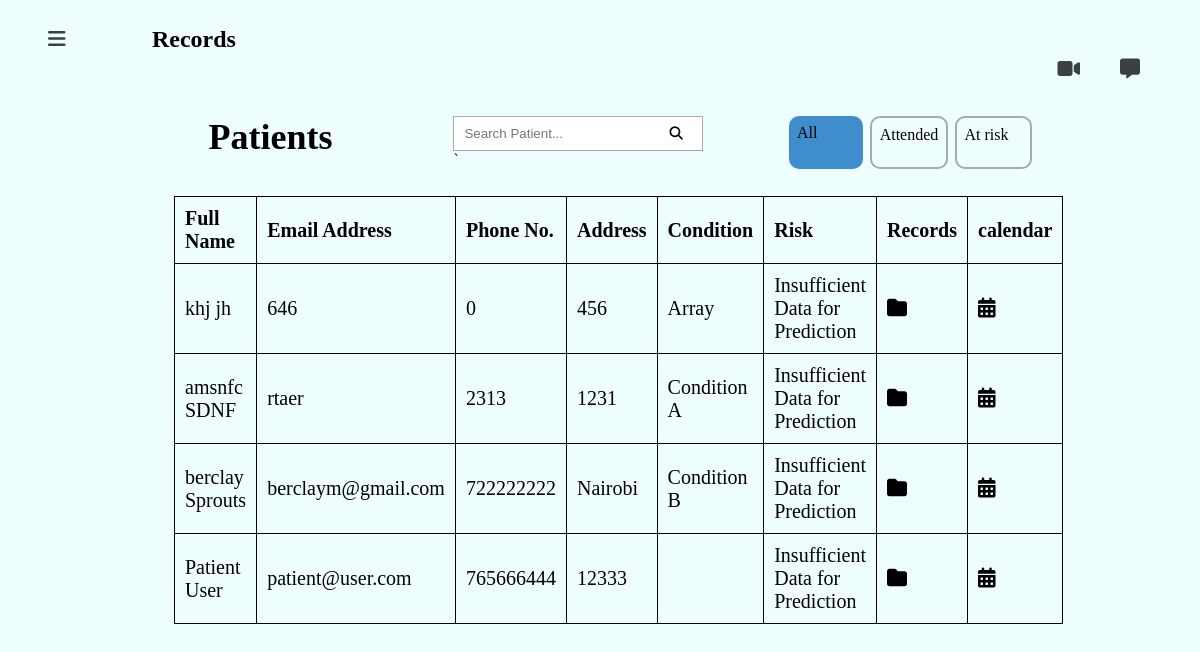
The page /patient-records.php (signed in) on the database its author committed.
### tables this page shows
CREATE TABLE `regpatients` (
  `id` int(11) NOT NULL,
  `firstName` varchar(50) NOT NULL,
  `lastName` varchar(50) NOT NULL,
  `emailAddress` varchar(50) NOT NULL,
  `institution` varchar(100) NOT NULL,
  `password` text DEFAULT NULL,
  `illness` varchar(200) NOT NULL,
  `address` varchar(200) NOT NULL,
  `age` int(11) NOT NULL,
  `gender` varchar(10) NOT NULL,
  `phoneNumber` int(12) NOT NULL,
  `status` int(11) NOT NULL,
  `profilePhoto` blob NOT NULL,
  `date_registered` datetime NOT NULL DEFAULT current_timestamp(),
  `date_updated` datetime NOT NULL DEFAULT current_timestamp() ON UPDATE current_timestamp()
);

### risk-prediction.php (called while the page is built, shortened)
<?php
include_once 'conn.php';
$userID = $_SESSION['id'];
for ($i = 0; $i < 7; $i++) {
    $sleepTableName = 'patientsleeplog';
    $mealsTableName = 'patientsmeallog';
    $exerciseTableName = 'patientsexerciselog';
    $sleepData = array();
    $mealsData = array();
    $exerciseData = array();
    $riskLevels = array();
    fetchDataForDay($conn, $userID, $sleepTableName, $sleepData, $mealsData, $exerciseData, $riskLevels, $i);
    fetchDataForDay($conn, $userID, $mealsTableName, $sleepData, $mealsData, $exerciseData, $riskLevels, $i);
    fetchDataForDay($conn, $userID, $exerciseTableName, $sleepData, $mealsData, $exerciseData, $riskLevels, $i);
    if (count($riskLevels) > 0) {
        $samples = [];
        foreach ($riskLevels as $key => $value) {
            $samples[] = [$sleepData[$key], $mealsData[$key], $exerciseData[$key]];
        }
        $labels = $riskLevels;
        $classifier = new KNearestNeighbors();
        $classifier->train($samples, $labels);
        $latestData = [$sleepData[count($riskLevels) - 1], $mealsData[count($riskLevels) - 1], $exerciseData[count($riskLevels) - 1]];
        $predictedRiskLevel = $classifier->predict($latestData);
    } else {
        $predictedRiskLevel = 3;
    }
}
?>

### patient-records.php (the view, shortened to what this page needs)
<!DOCTYPE html>
<html lang="en">
<head>
    <link rel="stylesheet" href="style.css">
</head>
<body class="profileBody" id="patient-records" >
    <div class="header">
        <?php include_once 'notif-menu.php';?>
    </div>
    <div class="mainBody" id="patient-records-section">
        <section class="main-section" id="patient-records-main-section">
        <div class="records-header">
            <h2>Patients</h2>
            <div class="search-bar" style="width:100%;display:flex;flex-direction:column;">
                <form action = "" method = "GET" class = "form-inline" style="width:100%">
                    <input id="search" name = "keyword" type = "text" placeholder = "Search Patient..." class = "form-control" value = "<?php echo isset($_POST['keyword'])?$_POST['keyword']:''?>"/>
                    <button class="search-btn" type="submit" name = "search"><i class="fa fa-search"></i></button>
                </form>
        `   </div>
            <div class="search-indicators">
                <span id="all-indicator" onclick="sort('all')">All</span>
                <span id="attended-indicator" onclick="sort('my-dosage')">Attended</span>
                <span id="atRisk-indicator" onclick="sort('at-risk')">At risk</span>
            </div>
        </div>
        <table>
        <?php
            $username = $_SESSION['username'];
            $id = $_SESSION['id'];
            $institution = '';
            $records = '';
            if($_SESSION['category'] == 'doctor'){
                $institutionName = mysqli_query($conn,"SELECT institution FROM regDoctors where id='$id'");
                if (mysqli_num_rows($institutionName) > 0) {
                    $i=0;
                    while($result = mysqli_fetch_array($institutionName)) {
                        $institution .= $result['institution'];
                    }
                    $i++;
                }
                $records = "SELECT * FROM regPatients where institution='$institution'";
            }
            else{
            $records = "SELECT * FROM regPatients where institution='$username'";
            }
        $stmt3 = mysqli_query($conn, $records);
        if (mysqli_num_rows($stmt3) > 0) {
        ?>
        <tr >
            <th>Full Name</th>
            <th>Email Address</th>
            <th>Phone No.</th>
            <th>Address</th>
            <th>Condition</th>
            <th>Risk</th>
            <th>Records</th>
            <th>calendar</th>
        </tr>
    <?php
        include 'risk-prediction.php';
        while($result = mysqli_fetch_array($stmt3)) {
        ?>
        <tr id="<?php echo $result['id']?>">
            <td><?php echo $result['firstName'].' '.$result['lastName']?></td>
            <td><?php echo $result['emailAddress']?></td>
            <td><?php echo $result['phoneNumber']?></td>
            <td><?php echo $result['address']?></td>
            <td><?php $illness =  explode('*',$result['illness']); for($i=0; $i<count($illness); $i++){echo $illness[$i]. ' ';}?></td>
            <td><?php
                $status =$predictedRiskLevel;
            switch ($status) {
                case 3:
                    echo "Insufficient Data for Prediction";
            }
             ?></td>
            <td onclick="toSinglePatientRecords(<?php echo $result['id']?>)"><i class="fa-solid fa-folder"></i></td>
            <td onclick="toPatientCalendar(<?php echo $result['id']?>)"><i class="fa fa-calendar"></i></td>
        </tr>
        <?php
        }
    }else{
        '<tr>There are no records of patients matching your selected criteria</tr>';
    }
        ?>
        </table>
        </section>
    </div>
</body>
</html>

### style.css (style rules this page uses)
* { box-sizing: border-box; }
.home, .reg-body, .dash-body, .profileBody, .privacy-policy-body { display: flex; flex-direction: column; background-color: rgba(190, 252, 254, 0.25); margin: 0; }
.privacy-policy-body h1, h2 { margin:4%; }
.mainBody, #editProfileSection, #doctor-records-section { display: flex; flex-direction: row; }
.mainBody section { width: 90%; }
.main-section { margin-left: 10%; }
.header { margin-left: 4%; margin-top: 1.5%; display: flex; flex-direction: row; justify-content: space-between; }
.search-bar { position: relative; border-radius: 5px; width: 100%; }
.search-bar form { display: flex; flex-direction: row; background-color: white; border: 1px solid darkgray; width: 100%; padding: 0.5em; }
.search-bar form input { background: transparent; border: none; width: 85%; }
.search-bar form button { background: transparent; border: none; width: 15%; }
#doctor-records-section section,#patient-records-section section, #dash-body section { display: flex; flex-direction: column; margin-top: 1.25%; }
#doctor-records-section table, #patient-records-section table { width: 80%; margin-left: 5%; font-size: 1.25em; border-collapse: collapse; }
.records-header { margin-left: 5%; padding: 0; }
#doctor-records-section tr, #patient-records-section tr { width: 100%; }
td,th { padding: 0.5em; }
table, th, td { border: 1px solid; text-align: left; border-collapse: collapse; }
.records-header { width: 80%; margin-bottom: 2.5%; display:flex; flex-direction:row; justify-content: space-between; }
.records-header h2 { font-size: 2.25em; width: auto; margin-block-end: 0; margin-block-start: 0em; }
.records-header span { margin-right: 2.5%; font-size: 1.25em; background: transparent; width: 10%; }
.records-header div { width: 100%; margin-left: 10%; display:flex; flex-direction:row; }
.records-header div span { width: 80%; padding: 0.5em; border: 2px solid darkgray; font-size: 1em; border-radius: 10px; }

### patient-records.php (style rules this page uses)
#all-indicator { background-color:#408DCE; border: none; }

### rows shown on the page
regpatients: firstName "khj", lastName "jh", emailAddress "646", phoneNumber "0", address "456", illness "Array"
regpatients: firstName "amsnfc", lastName "SDNF", emailAddress "rtaer", phoneNumber "2313", address "1231", illness "Condition A"
regpatients: firstName "berclay", lastName "Sprouts", emailAddress "berclaym@gmail.com", phoneNumber "722222222", address "Nairobi", illness "Condition B"
regpatients: firstName "Patient", lastName "User", emailAddress "patient@user.com", phoneNumber "765666444", address "12333"

### other values the page prints
headerName() "Records"
